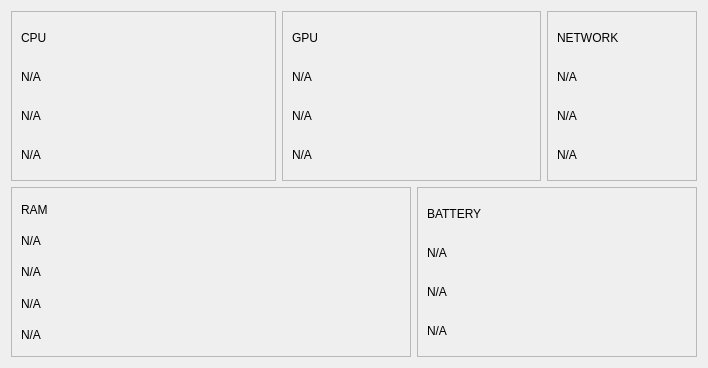
            <widget class="QWidget" name="all">
             <layout class="QGridLayout" name="gridLayout_11">
              <item row="1" column="0" colspan="2">
               <widget class="QFrame" name="all_ram">
                <property name="minimumSize">
                 <size>
                  <width>400</width>
                  <height>0</height>
                 </size>
                </property>
                <property name="frameShape">
                 <enum>QFrame::StyledPanel</enum>
                </property>
                <property name="frameShadow">
                 <enum>QFrame::Raised</enum>
                </property>
                <layout class="QGridLayout" name="gridLayout_14">
                 <item row="0" column="0">
                  <widget class="QLabel" name="label_43">
                   <property name="text">
                    <string>RAM</string>
                   </property>
                  </widget>
                 </item>
                 <item row="0" column="1" rowspan="5">
                  <widget class="spiralProgressBar" name="widget_3" native="true">
                   <property name="minimumSize">
                    <size>
                     <width>150</width>
                     <height>150</height>
                    </size>
                   </property>
                  </widget>
                 </item>
                 <item row="1" column="0">
                  <widget class="QLabel" name="label_44">
                   <property name="text">
                    <string>N/A</string>
                   </property>
                  </widget>
                 </item>
                 <item row="2" column="0">
                  <widget class="QLabel" name="label_47">
                   <property name="text">
                    <string>N/A</string>
                   </property>
                  </widget>
                 </item>
                 <item row="3" column="0">
                  <widget class="QLabel" name="label_48">
                   <property name="text">
                    <string>N/A</string>
                   </property>
                  </widget>
                 </item>
                 <item row="4" column="0">
                  <widget class="QLabel" name="label_56">
                   <property name="text">
                    <string>N/A</string>
                   </property>
                  </widget>
                 </item>
                </layout>
               </widget>
              </item>
              <item row="1" column="2" colspan="2">
               <widget class="QFrame" name="all_battery">
                <property name="minimumSize">
                 <size>
                  <width>280</width>
                  <height>0</height>
                 </size>
                </property>
                <property name="frameShape">
                 <enum>QFrame::StyledPanel</enum>
                </property>
                <property name="frameShadow">
                 <enum>QFrame::Raised</enum>
                </property>
                <layout class="QGridLayout" name="gridLayout_15">
                 <item row="0" column="0">
                  <widget class="QLabel" name="label_57">
                   <property name="text">
                    <string>BATTERY</string>
                   </property>
                  </widget>
                 </item>
                 <item row="0" column="1" rowspan="4">
                  <widget class="roundProgressBar" name="widget_4" native="true">
                   <property name="minimumSize">
                    <size>
                     <width>150</width>
                     <height>150</height>
                    </size>
                   </property>
                  </widget>
                 </item>
                 <item row="1" column="0">
                  <widget class="QLabel" name="label_58">
                   <property name="text">
                    <string>N/A</string>
                   </property>
                  </widget>
                 </item>
                 <item row="2" column="0">
                  <widget class="QLabel" name="label_63">
                   <property name="text">
                    <string>N/A</string>
                   </property>
                  </widget>
                 </item>
                 <item row="3" column="0">
                  <widget class="QLabel" name="label_64">
                   <property name="text">
                    <string>N/A</string>
                   </property>
                  </widget>
                 </item>
                </layout>
               </widget>
              </item>
              <item row="0" column="3">
               <widget class="QFrame" name="all_net">
                <property name="minimumSize">
                 <size>
                  <width>150</width>
                  <height>0</height>
                 </size>
                </property>
                <property name="frameShape">
                 <enum>QFrame::StyledPanel</enum>
                </property>
                <property name="frameShadow">
                 <enum>QFrame::Raised</enum>
                </property>
                <layout class="QVBoxLayout" name="verticalLayout_5">
                 <item>
                  <widget class="QLabel" name="label_33">
                   <property name="text">
                    <string>NETWORK</string>
                   </property>
                  </widget>
                 </item>
                 <item>
                  <widget class="QLabel" name="label_34">
                   <property name="text">
                    <string>N/A</string>
                   </property>
                  </widget>
                 </item>
                 <item>
                  <widget class="QLabel" name="label_35">
                   <property name="text">
                    <string>N/A</string>
                   </property>
                  </widget>
                 </item>
                 <item>
                  <widget class="QLabel" name="label_36">
                   <property name="text">
                    <string>N/A</string>
                   </property>
                  </widget>
                 </item>
                </layout>
               </widget>
              </item>
              <item row="0" column="0">
               <widget class="QFrame" name="all_cpu">
                <property name="minimumSize">
                 <size>
                  <width>265</width>
                  <height>0</height>
                 </size>
                </property>
                <property name="frameShape">
                 <enum>QFrame::StyledPanel</enum>
                </property>
                <property name="frameShadow">
                 <enum>QFrame::Raised</enum>
                </property>
                <layout class="QGridLayout" name="gridLayout_12">
                 <item row="3" column="0">
                  <widget class="QLabel" name="label_23">
                   <property name="text">
                    <string>N/A</string>
                   </property>
                  </widget>
                 </item>
                 <item row="1" column="0">
                  <widget class="QLabel" name="label_16">
                   <property name="text">
                    <string>N/A</string>
                   </property>
                  </widget>
                 </item>
                 <item row="2" column="0">
                  <widget class="QLabel" name="label_22">
                   <property name="text">
                    <string>N/A</string>
                   </property>
                  </widget>
                 </item>
                 <item row="0" column="0">
                  <widget class="QLabel" name="label_38">
                   <property name="text">
                    <string>CPU</string>
                   </property>
                  </widget>
                 </item>
                 <item row="0" column="1" rowspan="4">
                  <widget class="roundProgressBar" name="widget" native="true">
                   <property name="minimumSize">
                    <size>
                     <width>150</width>
                     <height>150</height>
                    </size>
                   </property>
                  </widget>
                 </item>
                </layout>
               </widget>
              </item>
              <item row="0" column="1" colspan="2">
               <widget class="QFrame" name="all_gpu">
                <property name="minimumSize">
                 <size>
                  <width>250</width>
                  <height>0</height>
                 </size>
                </property>
                <property name="frameShape">
                 <enum>QFrame::StyledPanel</enum>
                </property>
                <property name="frameShadow">
                 <enum>QFrame::Raised</enum>
                </property>
                <layout class="QGridLayout" name="gridLayout_13">
                 <item row="3" column="0">
                  <widget class="QLabel" name="label_26">
                   <property name="text">
                    <string>N/A</string>
                   </property>
                  </widget>
                 </item>
                 <item row="2" column="0">
                  <widget class="QLabel" name="label_25">
                   <property name="text">
                    <string>N/A</string>
                   </property>
                  </widget>
                 </item>
                 <item row="1" column="0">
                  <widget class="QLabel" name="label_24">
                   <property name="text">
                    <string>N/A</string>
                   </property>
                  </widget>
                 </item>
                 <item row="0" column="0">
                  <widget class="QLabel" name="label_42">
                   <property name="text">
                    <string>GPU</string>
                   </property>
                  </widget>
                 </item>
                 <item row="0" column="1" rowspan="4">
                  <widget class="roundProgressBar" name="widget_2" native="true">
                   <property name="minimumSize">
                    <size>
                     <width>150</width>
                     <height>150</height>
                    </size>
                   </property>
                  </widget>
                 </item>
                </layout>
               </widget>
              </item>
             </layout>
            </widget>
